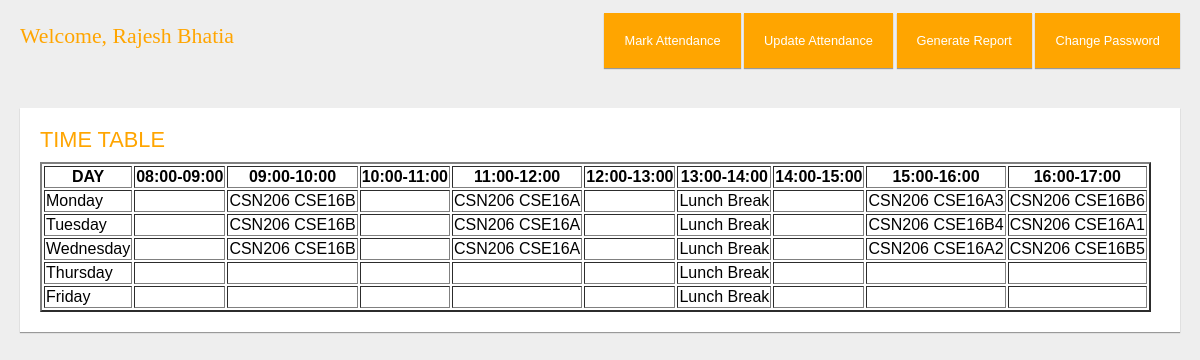
Screenshot of /home.php?teacher=311 with the database file from the repository.
### tables this page shows
CREATE TABLE IF NOT EXISTS `teacher` (
  `TID` varchar(10) NOT NULL,
  `Tname` varchar(30) DEFAULT NULL,
  `dept_id` varchar(10) DEFAULT NULL,
  `password` varchar(20) DEFAULT NULL,
  `email_id` varchar(40) DEFAULT NULL,
  PRIMARY KEY (`TID`),
  KEY `fk2` (`dept_id`)
);

CREATE TABLE IF NOT EXISTS `t_311` (
  `day` varchar(12) NOT NULL,
  `time` varchar(12) NOT NULL,
  `course_id` varchar(15) DEFAULT NULL,
  `class_id` varchar(10) DEFAULT NULL,
  PRIMARY KEY (`day`,`time`)
);

### home.php (the view, shortened to what this page needs)
<?php
require_once("config.php");
?>
<html>
<head>
	<link rel="stylesheet" href="style.css" type="text/css" />
</head>
<body>
<?php
 $selected_username = $_GET['teacher'];
$password = $_GET['password'];
$query =mysqli_query($con,"SELECT * FROM teacher WHERE TID = '" . $selected_username . "'");
?>
	<div id="page">
		<div id="logo">
		<h1>
			<?php
			while($row=mysqli_fetch_array($query))
			{
			echo "Welcome, " .$row["Tname"].'<br>';
			}
			?>
		</h1>
		</div>
		<div id="nav">
			<ul>
				<li><a href="mark_attendance1.php?_id=<?php echo $selected_username; ?>">Mark Attendance</a></li>
				<li><a href="update.php?_id=<?php echo $selected_username;?>">Update Attendance</a></li>
			    <li><a href="generate_report.php?_id=<?php echo $selected_username; ?>">Generate Report</a></li>
				<li><a href="change_password.php?_id=<?php echo $selected_username; ?>&_password=<?php echo $password; ?>">Change Password</a></li>
			</ul>
		</div>
		<div id="content">
			  <?php
			  $table="t_$selected_username";
  $selectSQL = "SELECT distinct day FROM (select *, @rank := @rank+1 FROM $table) as t";
  $timesql= "select distinct time from $table";
  $timeres= mysqli_query($con,$timesql);
  if( !( $selectRes = mysqli_query($con, $selectSQL ) ) ){
    echo 'No data available';
  }else{
    ?>
	<h1> TIME TABLE </h1>
<table border="2">
  <thead>
    <tr>
      <th>DAY</th>
	  <?php while( $col= mysqli_fetch_assoc($timeres) ) { echo "<th>{$col['time']}</th>"; } ?>
    </tr>
  </thead>
  <tbody>
    <?php
      if( mysqli_num_rows( $selectRes )==0 ){
        echo '<tr><td colspan="4">No Rows Returned</td></tr>';
      }else{
        while( $row = mysqli_fetch_array( $selectRes ) ){
		  $days= "{$row['day']}";
          echo "<tr><td>{$row['day']}</td>";
		  $query= "select * from $table where day='$days'";
		  $res= mysqli_query($con, $query);
		  while($coln= mysqli_fetch_assoc($res) ) { echo "<td> {$coln['course_id']}   {$coln['class_id']}</td>"; }
         echo "</tr>";
        }
      }
    ?>
  </tbody>
</table>
    <?php
  }
	?>
		</div>
		</div>
</body>
</html>

### style.css (style rules this page uses)
h1, h2, h3, h4 { color: orange; font-weight: normal; line-height: 1.1em; margin: 0 0 .5em 0; }
h1 { font-size: 1.7em; }
a { color: black; text-decoration: none; }
body { font-family: arial; font-size: 80%; line-height: 1.2em; width: 100%; margin: 0; background: #eee; }
#page { margin: 20px; }
#logo { width: 35%; margin-top: 5px; font-family: georgia; display: inline-block; }
#nav { width: 60%; display: inline-block; text-align: right; float: right; }
#nav ul li { display: inline-block; height: 62px; }
#nav ul li a { padding: 20px; background: orange; color: white; }
#content { margin: 30px 0; background: white; padding: 20px; clear: both; }
#content, ul li a { box-shadow: 0px 1px 1px #999; }

### rows the page displays
teacher: Tname "Rajesh Bhatia"
t_311: course "CSN206", class "CSE16B"
t_311: course "CSN206", class "CSE16A"
t_311: course "Lunch Break"
t_311: course "CSN206", class "CSE16A3"
t_311: course "CSN206", class "CSE16B6"
t_311: course "CSN206", class "CSE16B"
t_311: course "CSN206", class "CSE16A"
t_311: course "Lunch Break"
t_311: course "CSN206", class "CSE16B4"
t_311: course "CSN206", class "CSE16A1"
t_311: course "CSN206", class "CSE16B"
t_311: course "CSN206", class "CSE16A"
t_311: course "Lunch Break"
t_311: course "CSN206", class "CSE16A2"
t_311: course "CSN206", class "CSE16B5"
t_311: course "Lunch Break"
t_311: course "Lunch Break"

### other values shown
$col['time'] "08:00-09:00"
$col['time'] "09:00-10:00"
$col['time'] "10:00-11:00"
$col['time'] "11:00-12:00"
$col['time'] "12:00-13:00"
$col['time'] "13:00-14:00"
$col['time'] "14:00-15:00"
$col['time'] "15:00-16:00"
$col['time'] "16:00-17:00"
$row['day'] "Monday"
$row['day'] "Tuesday"
$row['day'] "Wednesday"
$row['day'] "Thursday"
$row['day'] "Friday"
